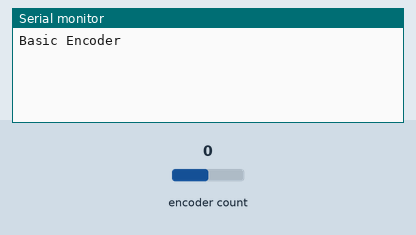
Simulated run of this sketch. Board: Arduino Uno, built with avr-gcc and run on an emulated ATmega328P. On the bench: the last lines printed to the serial monitor. The inputs (shaded band) are chosen by the test bench; at power-on: encoder count 0.

Above: at 1.2 s.
1.3 s: encoder count set to 1
At 2.5 s:
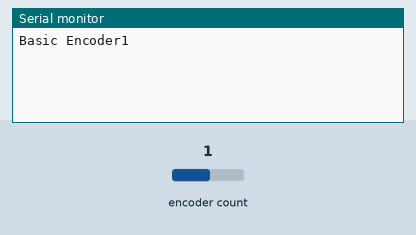
2.8 s: encoder count set to 2
At 3.8 s:
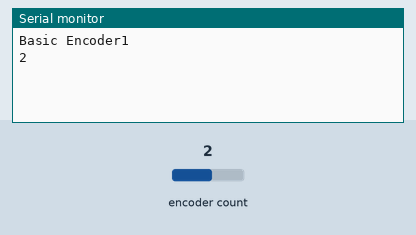

Measured:
- after the input at 1.3 s, the serial monitor: prints a new line at once (image 1)
- after the input at 2.8 s, the serial monitor: prints a new line at once (image 2)

The sketch:

basic_rotary.ino
```cpp
#include <Encoder.h>

#define ENCFORW_PIN 3
#define ENCBACKW_PIN 2
#define ENCSW_PIN 4
#define SW0_PIN 5
#define SW1_PIN 6

Encoder Enc(ENCFORW_PIN, ENCBACKW_PIN);
long oldPosition  = 0;

void setup() {
  // put your setup code here, to run once:
  Serial.begin(115200);
  Serial.print("Basic Encoder");
  digitalWrite(ENCSW_PIN, HIGH);
  digitalWrite(SW0_PIN, HIGH);
  digitalWrite(SW1_PIN, HIGH);
}

void loop() {
  // put your main code here, to run repeatedly:
  long newPosition = (Enc.read())/4;
  if (newPosition != oldPosition) {
    Serial.println(newPosition);
    oldPosition = newPosition;
  }
}
```
